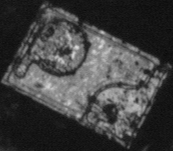
//> input picture Homeworks/8/Images/pattern.bmp, 173 x 151 px
$ ./main   (built with g++ and OpenCV 4)
//> lines starting //> are read from the running program, lines starting //| are printed output that depends on the picture
//> further down, templateImg is the input picture: 151 rows x 173 cols, CV_8UC3; min 7, max 219, mean 64.5
//
// Created by chrisliu on 2020/4/9.
//

#include <iostream>
#include <opencv2/opencv.hpp>
#include <opencv2/core/core.hpp>
#include <opencv2/imgproc/imgproc.hpp>
#include <opencv2/highgui/highgui.hpp>

#include <vector>

using namespace std;
using namespace cv;

struct template_data
{
	Mat Img;
	int rows = 0;
	int cols = 0;
	int n = 0;
	float m_t = 0;
	float s_t = 0;

	Mat firstItem;
};

void NCC_Matching_Init(template_data& inputTemplate, Mat templateImg)
{
	inputTemplate.Img = templateImg;

	int rows = templateImg.rows;
//> rows = 151
	int cols = templateImg.cols;
//> cols = 173

	inputTemplate.rows = rows;
	inputTemplate.cols = cols;
	inputTemplate.n = rows * cols;
//> inputTemplate.n = 26123

	inputTemplate.m_t = 0;
	for (int i = 0; i < rows; i++)
	{
		for (int j = 0; j < cols; j++)
		{
			inputTemplate.m_t += inputTemplate.Img.at<uchar>(i, j);
		}
	}
//> after the loop, inputTemplate.m_t = 1686219
	inputTemplate.m_t /= inputTemplate.n;
//> inputTemplate.m_t = 64.55

	inputTemplate.s_t = 0;
	for (int i = 0; i < rows; i++)
	{
		for (int j = 0; j < cols; j++)
		{
			inputTemplate.s_t += pow(inputTemplate.Img.at<uchar>(i, j) - inputTemplate.m_t, 2);
		}
	}
//> after the loop, inputTemplate.s_t = 62605712
	inputTemplate.s_t /= inputTemplate.n;
//> inputTemplate.s_t = 2396.6
	inputTemplate.s_t = sqrt(inputTemplate.s_t);
//> inputTemplate.s_t = 48.95

	inputTemplate.firstItem = Mat(rows, cols, CV_32FC1);
	for (int i = 0; i < rows; i++)
	{
		for (int j = 0; j < cols; j++)
		{
			inputTemplate.firstItem.at<float>(i, j) = (inputTemplate.Img.at<uchar>(i, j) - inputTemplate.m_t) / inputTemplate.s_t;
		}
	}
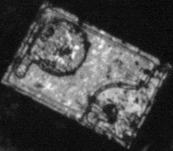
//> inputTemplate.firstItem: 151 rows x 173 cols, CV_32FC1; min -1.18, max 3.15, mean 4.67e-09; drawn with min black and max white
}

// [108 lines left out: functions NCC_Matching, pyramid_matching, not called in this run]
int main(int argc, char** argv)
{
	template_data inputTemplate;
	Mat templateImg = imread("D:/OneDrive - stu.hit.edu.cn/Lessons/Machine_Vision/Homeworks/8/Images/pattern.bmp");
	cvtColor(templateImg, templateImg, COLOR_RGB2GRAY);
	imshow("templateImg", templateImg);
	NCC_Matching_Init(inputTemplate, templateImg);
	cout << 1 << endl;

	for (int i = 15; i <= 34; ++i)
	{
		Mat input_Image = imread("D:/OneDrive - stu.hit.edu.cn/Lessons/Machine_Vision/Homeworks/8/Images/IMAGEB" + to_string(i) + ".bmp");
//> IMAGEB15.bmp cannot be read in this run, so this picture is empty
//> (the run ends here: the program stops with an error, at `cvtColor(input_Image, input_Image, COLOR_RGB2GRAY);`)
